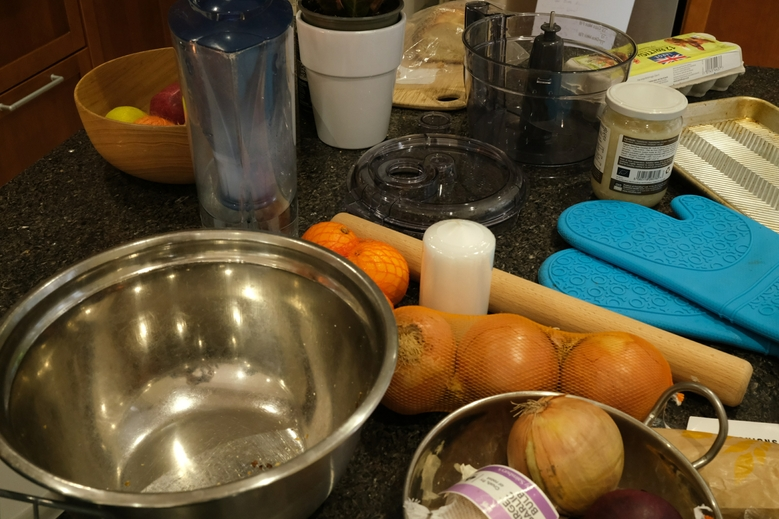
#> input picture mipnerf_counter_images4/00000/3_gt.png, 779 x 519 px, found by its file name
$ python crop_compare.py
#> lines starting #> are read from the running program, lines starting #| are printed output that depends on the picture
import os, numpy as np
from PIL import Image
ROOT=r"D:\Thesis\All\mipnerf_counter_images4"; OUT=r"D:\Thesis\All\analysis_out"
# bowl region in 00000 (bottom-left metallic bowl) - approx
d=os.path.join(ROOT,"00000")
crop=(40,300,360,519)  # left,top,right,bottom
imgs=[]
for n in ["3_gt.png","2_spec_gauss.png","2_fastgs.png"]:
    im=Image.open(os.path.join(d,n)).convert("RGB").crop(crop)
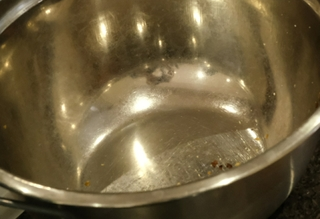
#> im: PIL image 320x219 RGB; mean R, G, B 110.7, 94.9, 62.1
    im=im.resize((im.width*2,im.height*2), Image.NEAREST)
#> im: PIL image 640x438 RGB
    imgs.append(im)
#> pass 2 of the loop `for n in ["3_gt.png","2_spec_gauss.png","2_fastgs.png"]:`:
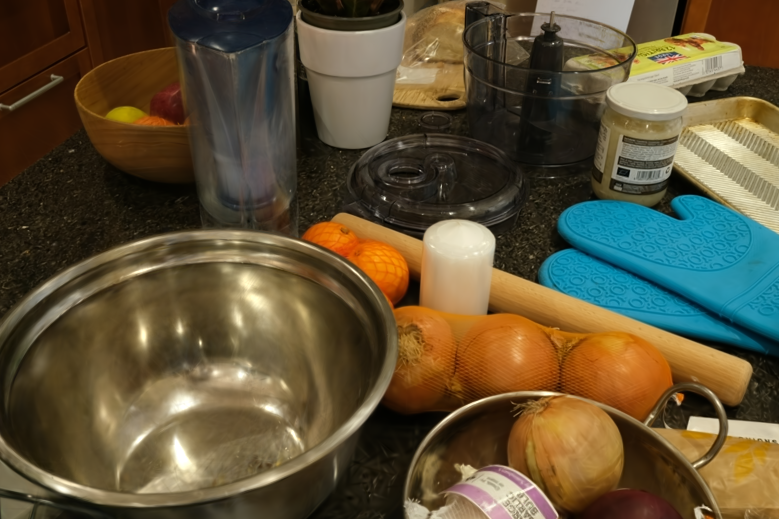
#> input picture mipnerf_counter_images4/00000/2_spec_gauss.png, 779 x 519 px, found by its file name
#> `im=Image.open(os.path.join(d,n)).convert("RGB").crop(crop)`:
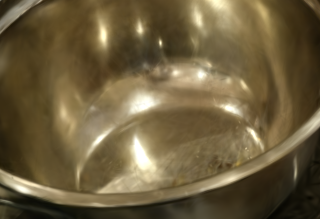
#> im: PIL image 320x219 RGB; mean R, G, B 108.3, 93.4, 61.6
#> pass 3 of the loop `for n in ["3_gt.png","2_spec_gauss.png","2_fastgs.png"]:`:
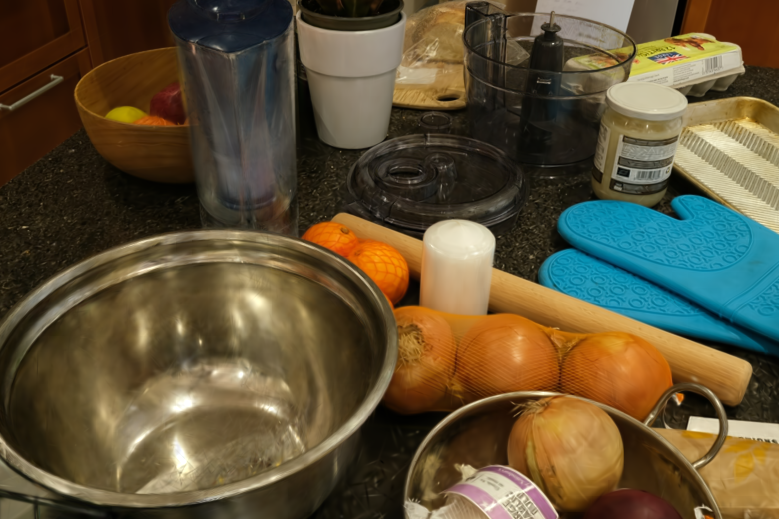
#> input picture mipnerf_counter_images4/00000/2_fastgs.png, 779 x 519 px, found by its file name
#> `im=Image.open(os.path.join(d,n)).convert("RGB").crop(crop)`:
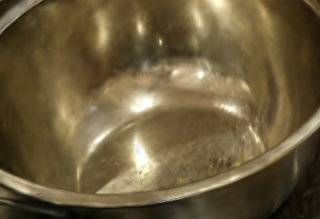
#> im: PIL image 320x219 RGB; mean R, G, B 107.8, 92.7, 60.8
W=sum(i.width for i in imgs)+20; H=max(i.height for i in imgs)
#> after `W = sum((i.width for i in imgs)) + 20`: W = 1940
#> after `H = max((i.height for i in imgs))`: H = 438
canvas=Image.new("RGB",(W,H),(255,255,255)); x=0
#> after `canvas = Image.new('RGB', (W, H), (255, 255, 255))`: canvas: PIL image 1940x438 RGB; every value is 255
for i in imgs:
    canvas.paste(i,(x,0)); x+=i.width+10
#> this loop made 3 passes
#> x on passes 1 to 3: 650, 1300, 1950
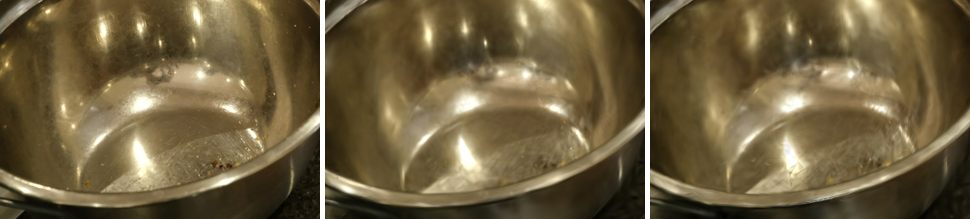
#> canvas: PIL image 1940x438 RGB (shown at 1/2 size); mean R, G, B 110.4, 95.4, 63.5
#> after the loop, x = 1950
canvas.save(os.path.join(OUT,"00000_bowl_GT_spec_fast.png"))
print("saved bowl crop: GT | spec_gauss | fastgs")
